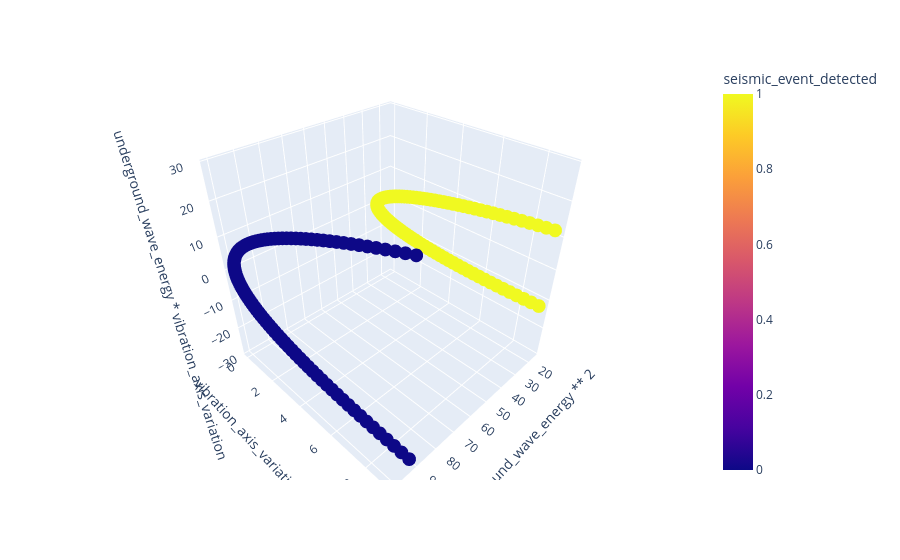

The notebook cell this image was saved under:
### Code cell
fig = px.scatter_3d(
    df,
    x="underground_wave_energy ** 2",
    y="vibration_axis_variation ** 2",
    z="underground_wave_energy * vibration_axis_variation ",
    color="seismic_event_detected"
)

fig.show()

### Figure 1 — Plotly figure (JSON) as saved in the notebook; plotly's stock layout.template omitted (floating-point values rounded to 4 significant figures; data arrays with more than 128 entries replaced by an {"elided": "..."} marker saying what was removed)
{"data": [{"hovertemplate": "underground_wave_energy ** 2=%{x}<br>vibration_axis_variation ** 2=%{y}<br>underground_wave_energy * vibration_axis_variation =%{z}<br>seismic_event_detected=%{marker.color}<extra></extra>", "legendgroup": "", "marker": {"color": {"elided": "400 int values"}, "coloraxis": "coloraxis", "symbol": "circle"}, "mode": "markers", "name": "", "scene": "scene", "showlegend": false, "type": "scatter3d", "x": {"elided": "400 float values"}, "y": {"elided": "400 float values"}, "z": {"elided": "400 float values"}}], "layout": {"coloraxis": {"colorbar": {"title": {"text": "seismic_event_detected"}}, "colorscale": [[0, "#0d0887"], [0.1111, "#46039f"], [0.2222, "#7201a8"], [0.3333, "#9c179e"], [0.4444, "#bd3786"], [0.5556, "#d8576b"], [0.6667, "#ed7953"], [0.7778, "#fb9f3a"], [0.8889, "#fdca26"], [1, "#f0f921"]]}, "legend": {"tracegroupgap": 0}, "margin": {"t": 60}, "scene": {"domain": {"x": [0, 1], "y": [0, 1]}, "xaxis": {"title": {"text": "underground_wave_energy ** 2"}}, "yaxis": {"title": {"text": "vibration_axis_variation ** 2"}}, "zaxis": {"title": {"text": "underground_wave_energy * vibration_axis_variation "}}}}}
